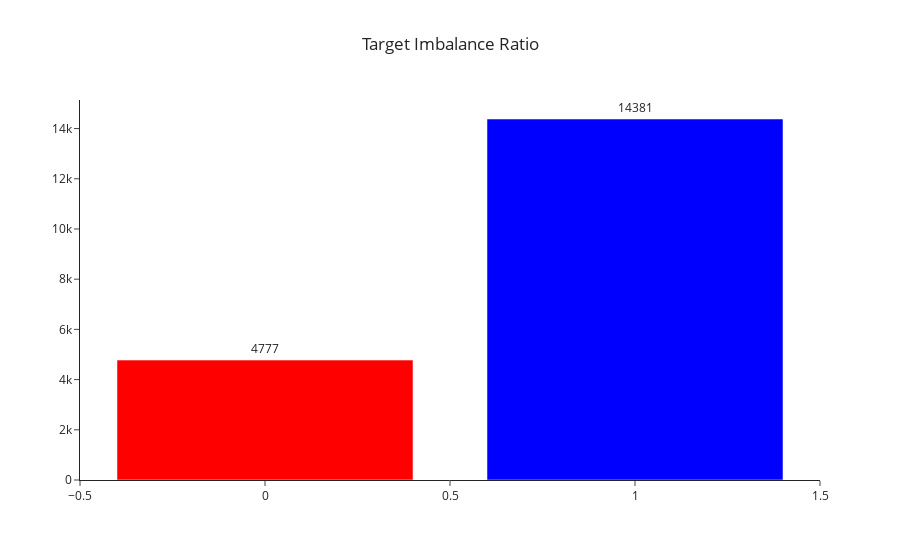

Here is the notebook cell this chart was saved with:
### Code cell
fig = go.Figure()
fig.add_trace(go.Bar(
       x = df['target'],
       y = df.groupby('target').size(),  marker_color = ['blue', 'red'],
       text = df.groupby('target').size(),
       textposition='outside',
))
fig.update_layout(title_text='Target Imbalance Ratio',  title_x = 0.5, template = 'simple_white')


fig.show()

### Figure 1 — Plotly figure (JSON) as saved in the notebook; plotly's stock layout.template omitted (floating-point values rounded to 4 significant figures; data arrays with more than 128 entries replaced by an {"elided": "..."} marker saying what was removed)
{"data": [{"marker": {"color": ["blue", "red"]}, "text": [14381, 4777], "textposition": "outside", "type": "bar", "x": {"elided": "19158 int values"}, "y": [14381, 4777]}], "layout": {"title": {"text": "Target Imbalance Ratio", "x": 0.5}}}
